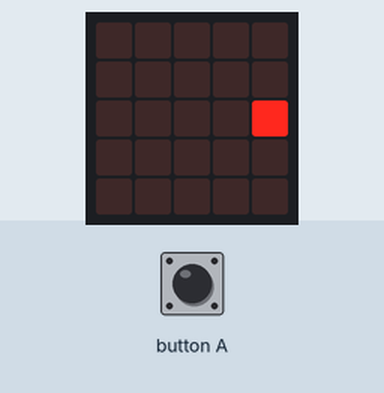
Recording of a program running on a simulated BBC micro:bit (MakeCode). On the bench: the board's 5×5 LED display. The inputs (shaded band) are chosen by the test bench. The short countdown, score and lost-life animations are approximate.

Above: at 0.25 s.
At 1.2 s:
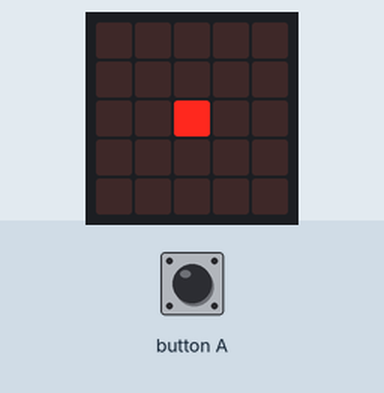
1.3 s: button A pressed for 0.15 s
At 1.79 s:
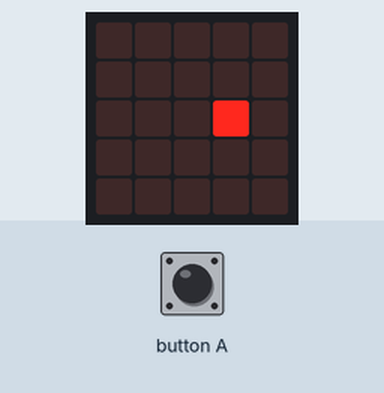
Timing chart, 0 to 4.3 s (numbered marks = the images above; inputs shaded):
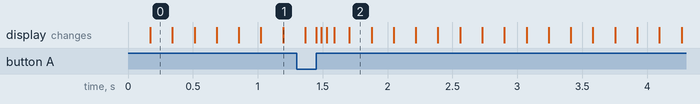

The program:

main.ts
```typescript
input.onButtonPressed(Button.A, function () {
    if (垃圾袋.get(LedSpriteProperty.X) == 2) {
        game.addScore(1)
    } else {
        game.removeLife(1)
    }
})
let 垃圾袋: game.LedSprite = null
垃圾袋 = game.createSprite(2, 2)
game.setScore(0)
game.setLife(3)
basic.forever(function () {
    垃圾袋.move(1)
    垃圾袋.ifOnEdgeBounce()
    basic.pause(150)
})
```

test.ts
```typescript
// 在這裡測試；當此封包作為擴充功能時，將不會編譯此內容。
```
